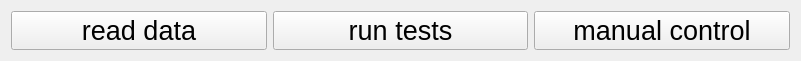
     <widget class="QWidget" name="horizontalLayoutWidget_50">
      <property name="geometry">
       <rect>
        <x>11</x>
        <y>580</y>
        <width>801</width>
        <height>61</height>
       </rect>
      </property>
      <layout class="QHBoxLayout" name="horizontalLayout_54">
       <item>
        <widget class="QPushButton" name="pushButton_2">
         <property name="sizePolicy">
          <sizepolicy hsizetype="Minimum" vsizetype="Minimum">
           <horstretch>0</horstretch>
           <verstretch>0</verstretch>
          </sizepolicy>
         </property>
         <property name="font">
          <font>
           <pointsize>20</pointsize>
          </font>
         </property>
         <property name="text">
          <string>read data</string>
         </property>
        </widget>
       </item>
       <item>
        <widget class="QPushButton" name="pushButton">
         <property name="sizePolicy">
          <sizepolicy hsizetype="Minimum" vsizetype="Minimum">
           <horstretch>0</horstretch>
           <verstretch>0</verstretch>
          </sizepolicy>
         </property>
         <property name="font">
          <font>
           <pointsize>20</pointsize>
          </font>
         </property>
         <property name="text">
          <string>run tests</string>
         </property>
        </widget>
       </item>
       <item>
        <widget class="QPushButton" name="pushButton_3">
         <property name="sizePolicy">
          <sizepolicy hsizetype="Minimum" vsizetype="Minimum">
           <horstretch>0</horstretch>
           <verstretch>0</verstretch>
          </sizepolicy>
         </property>
         <property name="font">
          <font>
           <pointsize>20</pointsize>
          </font>
         </property>
         <property name="text">
          <string>manual control</string>
         </property>
        </widget>
       </item>
      </layout>
     </widget>
